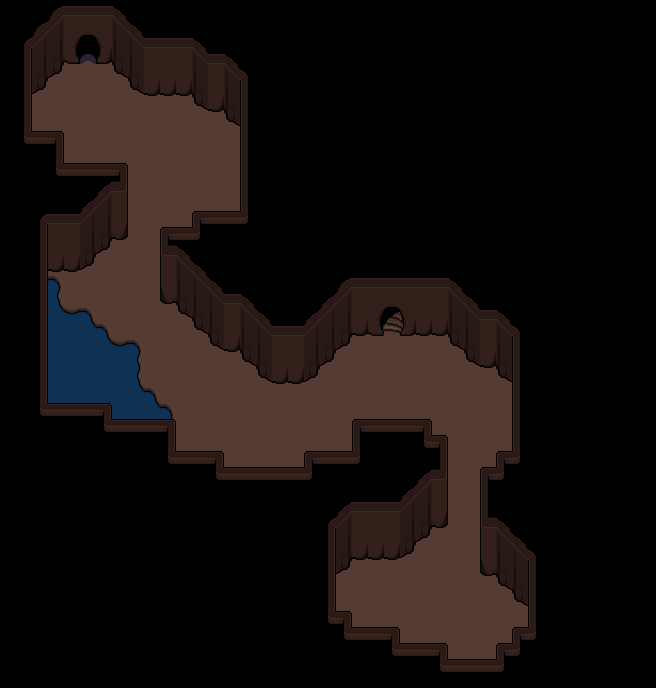

This game map was drawn from its Tiled (.tmx) file and the tilesets committed beside it. A one-line description and the trimmed map source follow:
An orthogonal 41x43 tile map with 16x16 px tiles, 3 tile layers (Base, Ground, Upper), 3 tilesets and 10 objects (5x Mob, 2x Entrance, 2x SpiritBlock, Trigger Door).

<map version="1.10" tiledversion="1.10.2" orientation="orthogonal" renderorder="right-down" width="41" height="43" tilewidth="16" tileheight="16" infinite="0" nextlayerid="24" nextobjectid="119">
 <properties>
  <property name="RelicID" value="14" />
  <property name="FillerID" value="60-70/52-30" />
  <property name="FillerPercent" type="float" value="0.1" />
  <property name="Lighting" type="float" value="0.1" />
  <property name="MapType" value="Cave" />
  <property name="Mobs" value="1-3" />
  <property name="Randomize" type="bool" value="true" />
  <property name="ResourceItemID" value="23-C/63-U/149-U" />
  <property name="ResourceTotal" value="3-C/6-U/10-R" />
 </properties>
 <tileset firstgid="1" source="../Tilesets/tilesetManorGrounds.tsx" />
 <tileset firstgid="626" source="../Tilesets/tsWalls_Floors.tsx" />
 <tileset firstgid="1110" source="../Tilesets/Decor.tsx" />
 <layer id="19" name="Base" width="41" height="43">
  <data>[1763 cells, 1763 non-empty, 13 distinct tile ids]</data>
 </layer>
 <layer id="20" name="Ground" width="41" height="43">
  <data>[1763 cells, 297 non-empty, 39 distinct tile ids]</data>
 </layer>
 <layer id="21" name="Upper" width="41" height="43">
  <data>[1763 cells, 50 non-empty, 3 distinct tile ids]</data>
 </layer>
 <objectgroup id="4" name="Travel">
  <object id="88" name="Entrance" x="384" y="320" width="16" height="4">
   <properties>
    <property name="EntranceDir" value="Down" />
    <property name="Map" value="mapMushMush_2" />
   </properties>
  </object>
  <object id="112" name="Entrance" x="80" y="48" width="16" height="4">
   <properties>
    <property name="EntranceDir" value="Down" />
    <property name="Map" value="mapMushMush_RitualCave" />
   </properties>
  </object>
 </objectgroup>
 <objectgroup id="5" name="MapObject">
  <object id="71" name="Mob" x="96" y="256" width="64" height="64">
   <properties>
    <property name="MobID" value="32-C/58-U" />
   </properties>
  </object>
  <object id="72" name="Mob" x="416" y="592" width="64" height="48">
   <properties>
    <property name="MobID" value="32-C/58-U" />
   </properties>
  </object>
  <object id="73" name="Mob" x="176" y="384" width="176" height="64">
   <properties>
    <property name="MobID" value="32-C/58-U" />
   </properties>
  </object>
  <object id="89" name="Mob" x="64" y="112" width="176" height="48">
   <properties>
    <property name="MobID" value="32-C/58-U" />
   </properties>
  </object>
  <object id="90" name="Mob" x="432" y="368" width="80" height="64">
   <properties>
    <property name="MobID" value="32-C/58-U" />
   </properties>
  </object>
  <object id="95" name="Trigger Door" x="80" y="48" width="16" height="16">
   <properties>
    <property name="MatchTrigger" value="MushCaveItem" />
    <property name="ObjectID" type="int" value="76" />
    <property name="TriggerNumber" type="int" value="3" />
   </properties>
  </object>
  <object id="113" name="SpiritBlock" x="368" y="560" width="16" height="16">
   <properties>
    <property name="ItemKeyID" type="int" value="93" />
    <property name="ObjectID" type="int" value="72" />
    <property name="OutTrigger" value="MushCaveItem" />
   </properties>
  </object>
  <object id="115" name="SpiritBlock" x="160" y="96" width="16" height="16">
   <properties>
    <property name="ItemKeyID" type="int" value="46" />
    <property name="ObjectID" type="int" value="72" />
    <property name="OutTrigger" value="MushCaveItem" />
   </properties>
  </object>
 </objectgroup>
 <objectgroup id="6" name="Character" />
</map>
